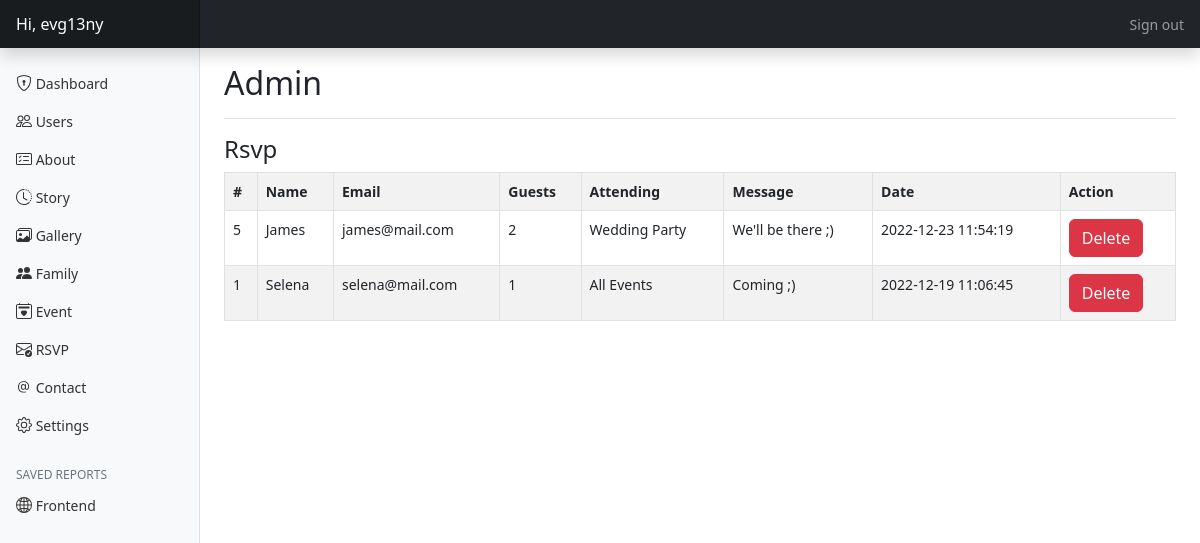
/public/admin/rsvp (signed in), run on the app's committed database.
### tables this page shows
CREATE TABLE `rsvp` (
  `id` int(11) NOT NULL,
  `name` varchar(50) NOT NULL,
  `email` varchar(100) NOT NULL,
  `guests` int(11) NOT NULL DEFAULT 1,
  `attending` varchar(1024) DEFAULT NULL,
  `message` text DEFAULT NULL,
  `date` datetime NOT NULL DEFAULT current_timestamp()
);

### app/controllers/Admin.php (called while the page is built, shortened)
<?php
class Admin
{
    public function rsvp($action = null, $id = null)
    {
        $rsvp = new Rsvp_model;
        $data["action"] = $action;
        $data["rows"] = $rsvp->findAll();
        $data["errors"] = $rsvp->errors;
        $this->view("admin/rsvp", $data);
    }
}

### app/core/App.php (called while the page is built, shortened)
<?php
class App
{
    private $method = "index";
    private function splitURL()
    {
        $URL = $_GET["url"] ?? "home";
        $URL = explode("/", trim($URL, "/"));
        return $URL;
    }
    public function loadController()
    {
        $URL = $this->splitURL();
        $filename = "../app/controllers/" . ucfirst($URL[0]) . ".php";
        if (file_exists($filename)) {
            unset($URL[0]);
        } else {
            $filename = "../app/controllers/_404.php";
            require $filename;
            $this->controller = "_404";
        }
        $controller = new $this->controller;
        if (!empty($URL[1])) {
            if (method_exists($controller, $URL[1])) {
                $this->method = $URL[1];
                unset($URL[1]);
            }
        }
        call_user_func_array([$controller, $this->method], $URL);
    }
}

### public/index.php (called while the page is built, shortened)
<?php
$app = new App;
$app->loadController();

### app/core/Database.php (called while the page is built, shortened)
<?php
trait Database
{
    private function connect()
    {
        $string = "mysql:hostname=" . DBHOST . ";dbname=" . DBNAME;
        $con = new PDO($string, DBUSER, DBPASS);
        return $con;
    }
    public function query($query, $data = [])
    {
        $con = $this->connect();
        $stm = $con->prepare($query);
        $check = $stm->execute($data);
        if ($check) {
            $result = $stm->fetchAll(PDO::FETCH_OBJ);
            if (is_array($result) && count($result)) {
                return $result;
            }
        }
        return false;
    }
}

### app/core/Model.php (called while the page is built, shortened)
<?php
trait Model
{
    public $limit        = 10;
    public $offset       = 0;
    public $order_type   = "DESC";
    public $order_column = "id";
    public function findAll()
    {
        $query = "SELECT * FROM $this->table ORDER BY $this->order_column $this->order_type LIMIT $this->limit OFFSET $this->offset";
        return $this->query($query);
    }
}

### app/core/functions.php (called while the page is built, shortened)
<?php
function esc($str)
{
    return htmlspecialchars($str);
}

### app/views/admin/rsvp.view.php (the view, shortened to what this page needs)
<?php if ($action == "delete") : ?>
    <div class="col-md-6 mx-auto p-3 text-center">
        <h4>Delete rsvp</h4>
        <?php if (!empty($errors)) : ?>
            <div class="alert alert-danger text-center"><?= implode("<br>", $errors) ?></div>
        <?php endif; ?>
        <?php if (!empty($row)) : ?>
            <form action="" method="post">
                <div class="alert alert-danger text-center mb-3">Are you sure you want to delete this record?</div>
                <div class="form-control mt-3"><?= old_value("name", esc($row->name)) ?></div>
                <div class="form-control mt-3"><?= old_value("email", esc($row->email)) ?></div>
                <div class="form-control mt-3"><?= old_value("message", esc($row->message)) ?></div>
                <button class="btn btn-danger my-3">Delete</button>
                <a href="<?= ROOT ?>/admin/rsvp">
                    <button class="btn btn-secondary my-3" type="button">Back</button>
                </a>
            </form>
        <?php else : ?>
            <div class="alert alert-danger text-center"><?= implode("<br>", $errors) ?>
                Record not found
            </div>
            <a href="<?= ROOT ?>/admin/rsvp">
                <button class="btn btn-secondary my-3" type="button">Back</button>
            </a>
        <?php endif; ?>
    </div>
<?php else : ?>
    <h4>
        Rsvp
    </h4>
    <table class="table table-striped table-bordered">
        <tr>
            <th>#</th>
            <th>Name</th>
            <th>Email</th>
            <th>Guests</th>
            <th>Attending</th>
            <th>Message</th>
            <th>Date</th>
            <th>Action</th>
        </tr>
        <?php if (!empty($rows)) : ?>
            <?php foreach ($rows as $row) : ?>
                <tr>
                    <td>
                        <?= $row->id ?>
                    </td>
                    <td>
                        <?= esc($row->name) ?>
                    </td>
                    <td>
                        <?= esc($row->email) ?>
                    </td>
                    <td>
                        <?= esc($row->guests) ?>
                    </td>
                    <td>
                        <?= esc($row->attending) ?>
                    </td>
                    <td>
                        <?= esc($row->message) ?>
                    </td>
                    <td>
                        <?= esc($row->date) ?>
                    </td>
                    <td>
                        <a href="<?= ROOT ?>/admin/rsvp/delete/<?= $row->id ?>">
                            <button class="btn btn-danger">Delete</button>
                        </a>
                    </td>
                </tr>
            <?php endforeach; ?>
        <?php endif; ?>
    </table>
<?php endif; ?>

### public/assets/css/dashboard.css (style rules this page uses)
body { font-size: .875rem; }

### data on the page
rsvp: id "5", name "James", email "james@mail.com", guests "2", attending "Wedding Party", message "We'll be there ;)", date "2022-12-23 11:54:19"
rsvp: id "1", name "Selena", email "selena@mail.com", guests "1", attending "All Events", message "Coming ;)", date "2022-12-19 11:06:45"

### other printed values
user("username") "evg13ny"
